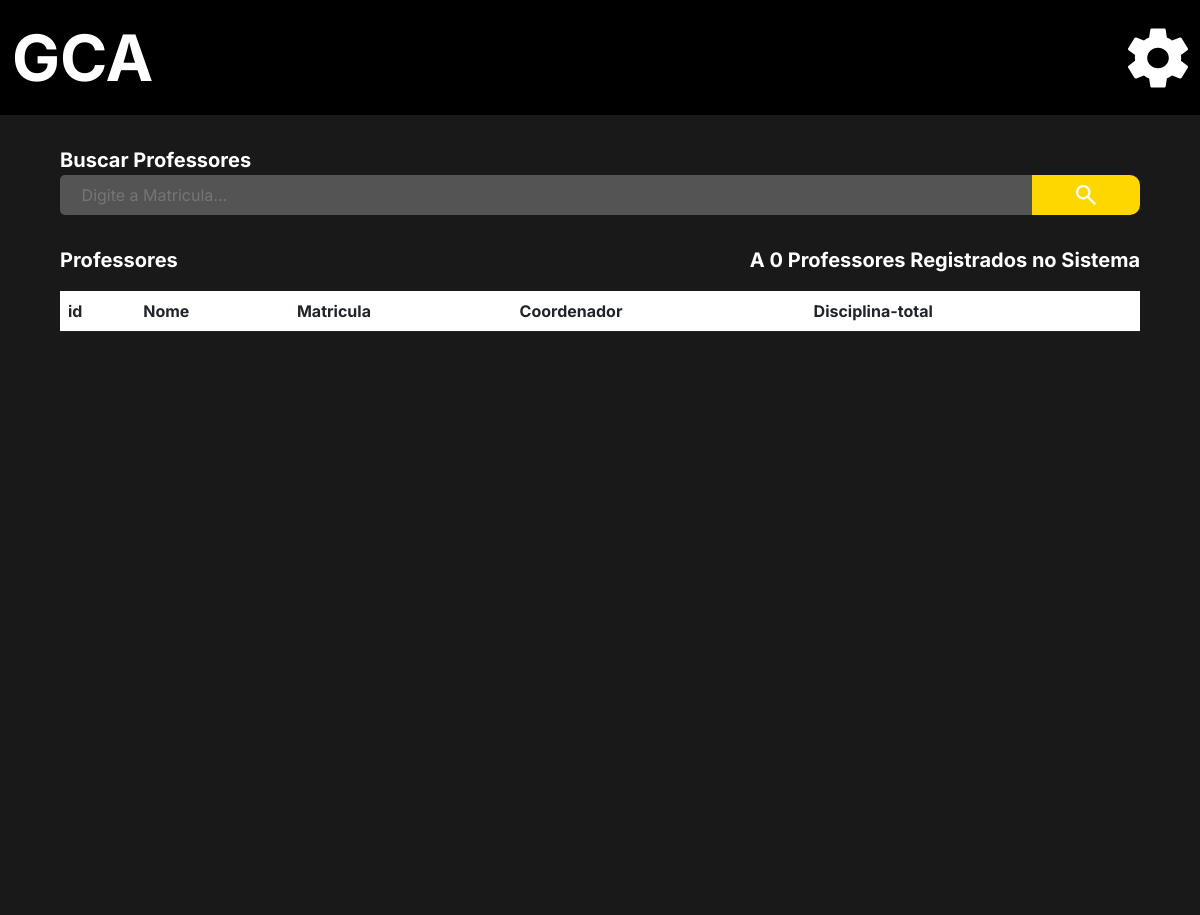
The page /adm/list_coordinator/ on the database as committed earlier.
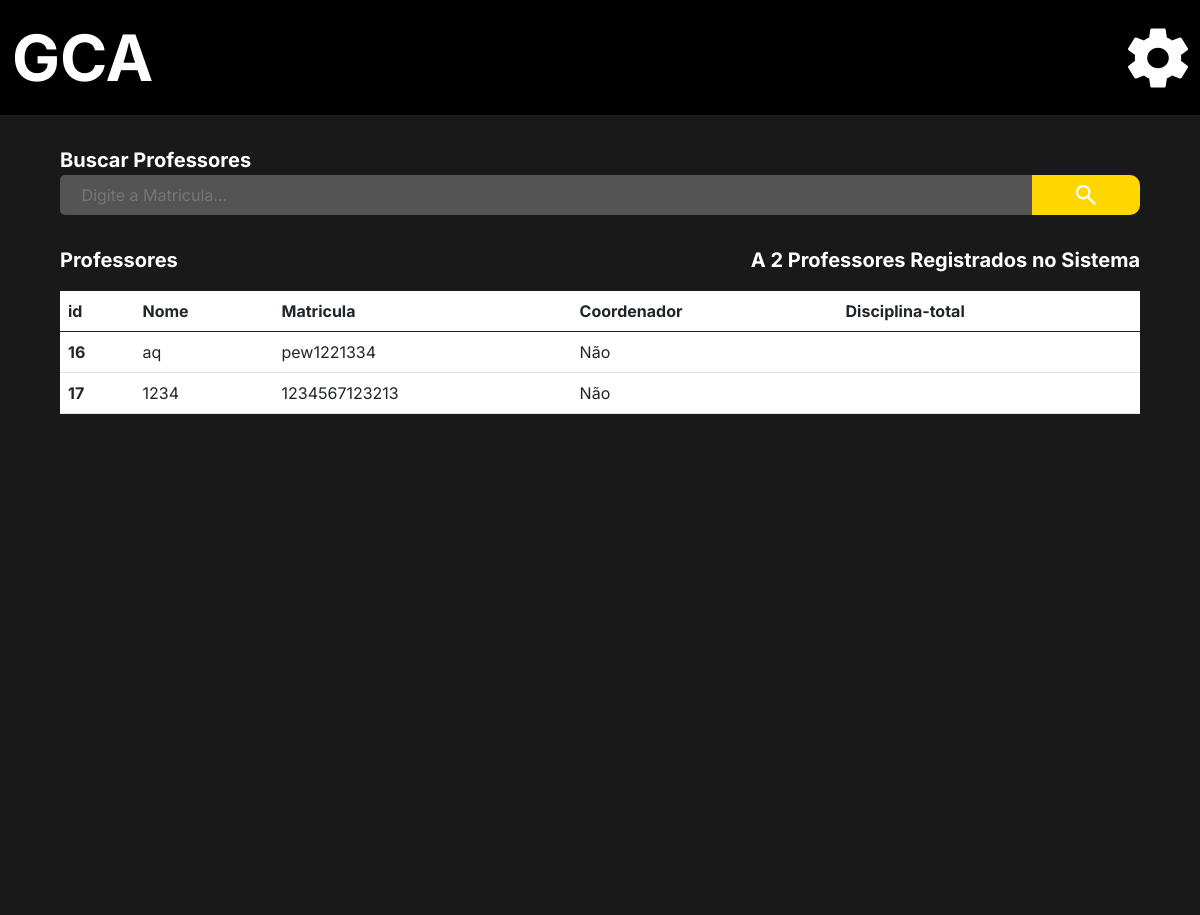
The same page on the database as committed later.
### Users/models.py (models this page shows, shortened)
class CustomUser(AbstractUser):
    image = models.ImageField(upload_to='Media', blank=True, null=False)
    matricula = models.CharField("Matricula", max_length=150, unique=True)
    username = models.CharField(("Nome"), max_length=50, unique=False, primary_key=None)
    email = models.EmailField("E-mail", unique=True)
    cpf = models.CharField("CPF", max_length=14, unique=True)
    phone = models.CharField("Telefone", max_length=15, blank=True, null=True)
    data_de_nascimento = models.DateField('Data de Nascimento', blank=True, null=True)
    curso_relacao = models.ForeignKey("administrador.Curso", verbose_name=("Curso"), blank=True, null=True,on_delete=models.SET_NULL)
    disciplina_relacao = models.ManyToManyField("administrador.Disciplina", verbose_name=("Disciplina"), blank=True)
    is_staff = models.BooleanField('Membro da equipe', default=True)
    USERNAME_FIELD = 'matricula'
    REQUIRED_FIELDS = ['username' , 'email' ,'cpf', 'phone']
    objects = UserManager()

### administrador/views.py (the view)
# urls.py: path('adm/list_coordinator/',  lista_Professors, name = 'lista_professor'),
def lista_Professors(request):
    teacher_group = Group.objects.get(name='Professor')
    teacher = User.objects.all().filter(groups=teacher_group)
    total_de_professores = len(User.objects.filter(groups=teacher_group))
    return render(request, 'professor_lista.html', {'grupo_professor': total_de_professores,
                                                "professor": teacher})

### administrador/templates/professor_lista.html (shortened to what this page needs)
{% extends 'base.html' %}
{% load static %}
{% block import_title_css %}
    <link href="https://cdn.jsdelivr.net/npm/bootstrap@5.0.2/dist/css/bootstrap.min.css" rel="stylesheet">
    <link rel="stylesheet" href="{% static 'css/lista_cursos.css' %}">
{% endblock %}
{% block main %}
<div class="main">
    <div class="search_box">
        <form action=""  method="post">
            <div>
                <label for="search_box">Buscar Professores</label>
            </div>
            <div class="search_bar">
                <input type="text" id="search_box" name="search_box" placeholder="Digite a Matricula...">
                <button type="submit">
                    <img class="lupa" src="{% static 'icons/search_thing.svg' %}" alt="">
                </button>
            </div>
        </form>
    </div>
    <div class="center">
        <div class="two_lables">
            <div>
                <p class="label_title">Professores</p>
                <p class="label_title">A {{grupo_professor}} Professores Registrados no Sistema</p>
            </div>
        </div>
    </div>
    <div class="center_2">
        <div class="list">
            <table class="table" >
                <thead>
                  <tr>
                    <th scope="col">id</th>
                    <th scope="col">Nome</th>
                    <th scope="col">Matricula</th>
                    <th class="curso_width" scope="col">Coordenador</th>
                    <th class="cpf_width" scope="col">Disciplina-total</th>
                  </tr>
                </thead>
                <tbody>
                    {% for dados in professor %}
                        <tr>
                            <th scope="row"> {{dados.id}} </th>
                            <td>{{dados.username}}</td>
                            <td>{{dados.matricula}}</td>
                            <td class="curso_width">
                                {% if dados.curso_relacao == None %}
                                    Não
                                {% else %}
                                    {{dados.curso_relacao}}
                                {% endif%}
                                </td>
                            <td class="cpf_width">
                            </td>
                        </tr>
                    {% endfor %}
                </tbody>
              </table>
        </div>
    </div>
</div>
{% endblock %}

Rows that differ between the two databases and show on the page:
added CustomUser: id "16", username "aq", matricula "pew1221334", shows "Não"
added CustomUser: id "17", username "1234", matricula "1234567123213", shows "Não"
Other text that changed with them:
{{ grupo_professor }}: "0" → "2"
